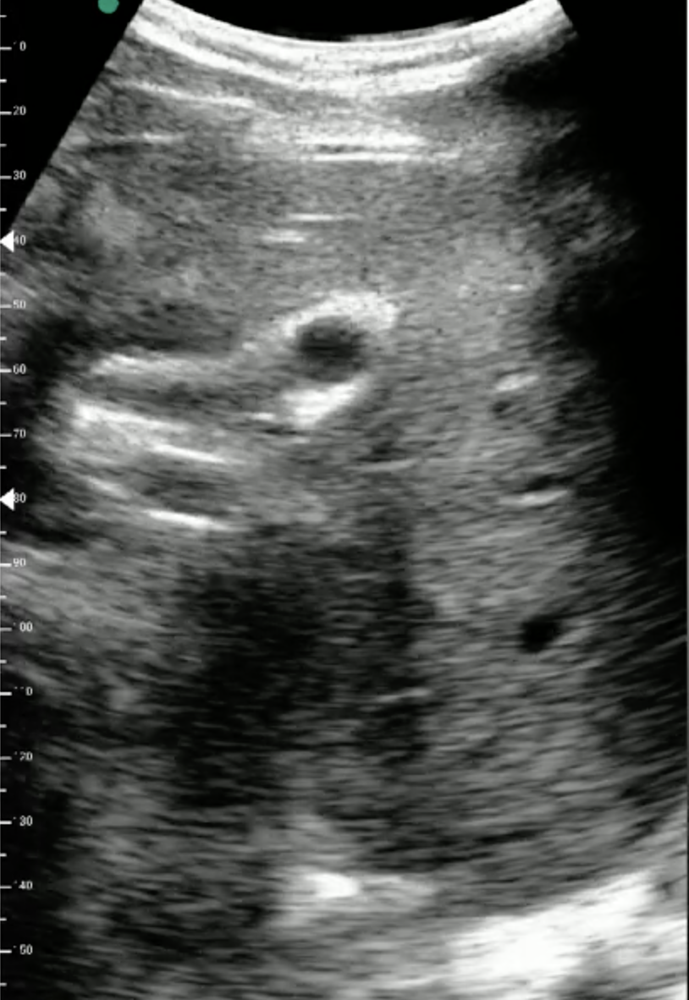
#> input picture images/2.png, 689 x 1000 px, shrunk from 814 x 1182 before the run
$ python util_0.py
#> lines starting #> are read from the running program, lines starting #| are printed output that depends on the picture; after the words box and inside, x2 and y2 are one past the last pixel; in counts of white or black regions, pixels touching at a corner belong together
# res_1 确定上方血管轮廓信息
import cv2
import numpy as np

# 读取图像+灰度化
img_path = r'images/2.png'
img = cv2.imread(img_path) #cv2读进来的图片是BGR
#> img is the input picture: shape (1000, 689, 3); mean B, G, R 83.4, 85.9, 84
gray = cv2.cvtColor(img, cv2.COLOR_BGR2GRAY)

# cv2.imshow("img",img)
# cv2.imshow("gray",gray)

# 高斯模糊+二值化
blurred = cv2.GaussianBlur(gray, (61, 61),0)
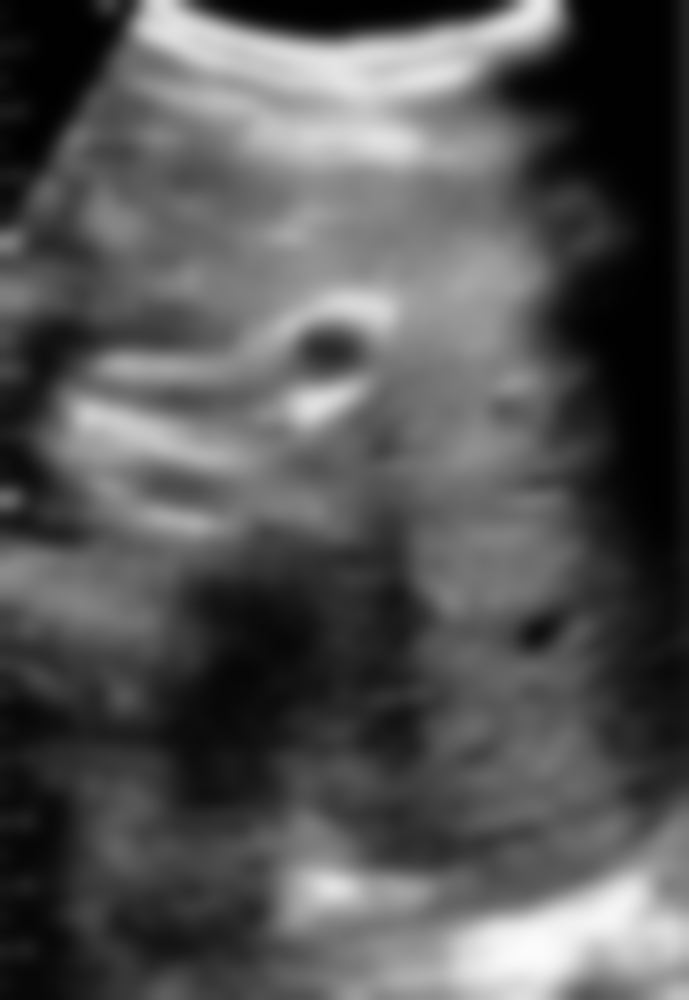
#> blurred: shape (1000, 689); min 1, max 251, mean 84.9
(_, thresh1) = cv2.threshold(blurred, 90, 255, cv2.THRESH_BINARY_INV) # 上方血管，90
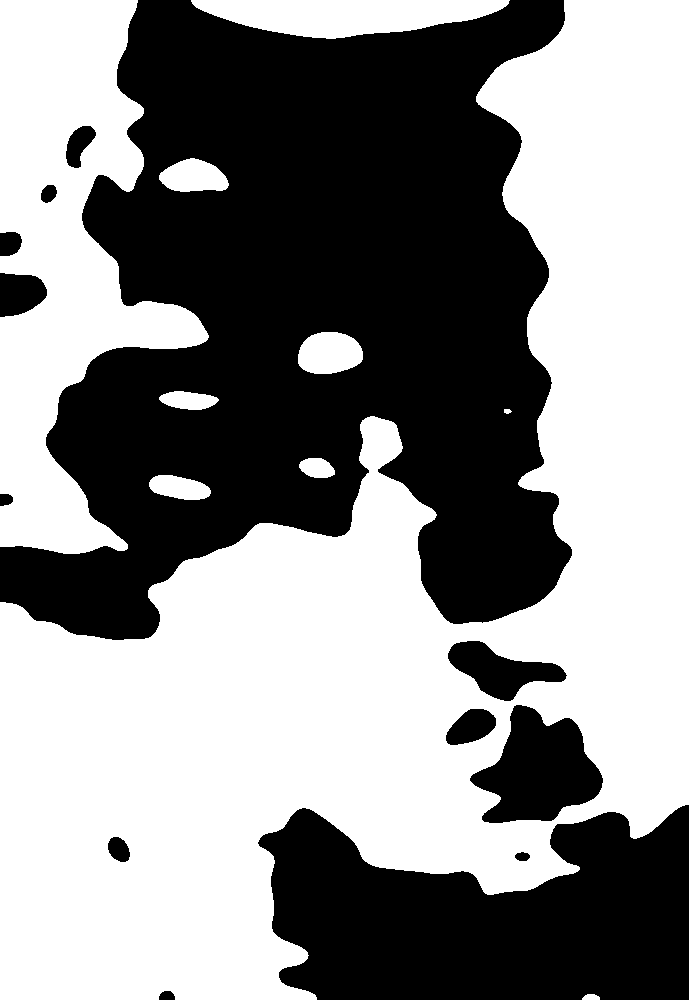
#> thresh1: shape (1000, 689); 55.2% white; 13 black regions, largest, box (x1, y1, x2, y2) and area: (0, 0, 572, 640) 229185, (258, 805, 689, 1000) 61576, (470, 705, 603, 823) 9523
(_, thresh2) = cv2.threshold(blurred, 45, 255, cv2.THRESH_BINARY_INV) # 下方血管，45
#> thresh2: shape (1000, 689); 29.8% white; 14 white regions (2 under 20 px), largest, box (x1, y1, x2, y2) and area: (499, 0, 689, 801) 86943, (0, 543, 424, 1000) 75991, (0, 0, 130, 224) 16754

# imgs_1 = np.hstack((blurred,thresh1,thresh2))
# cv2.imshow("imgs_61;90,45",imgs_1)


# 形态学处理，ELLIPSE核+Open + CLOSE操作
kernel = cv2.getStructuringElement(cv2.MORPH_ELLIPSE, (30, 30))#30
open1 = cv2.morphologyEx(thresh1, cv2.MORPH_OPEN, kernel)
#> open1: shape (1000, 689); 53.8% white; 8 black regions, largest, box (x1, y1, x2, y2) and area: (0, 0, 689, 1000) 314060, (0, 233, 48, 317) 2401, (67, 127, 96, 171) 756
open2 = cv2.morphologyEx(thresh2, cv2.MORPH_OPEN, kernel)
#> open2: shape (1000, 689); 28.8% white; 6 white regions, box (x1, y1, x2, y2) and area: (500, 0, 689, 786) 86030, (0, 569, 422, 1000) 74732, (0, 0, 122, 225) 16542, (0, 319, 90, 504) 7969, (109, 898, 246, 970) 6682, (219, 0, 479, 34) 6346
kernel2 = cv2.getStructuringElement(cv2.MORPH_ELLIPSE, (42, 42)) #42
close1 = cv2.morphologyEx(open1, cv2.MORPH_CLOSE, kernel2)
#> close1: shape (1000, 689); 54.9% white; 3 black regions, box (x1, y1, x2, y2) and area: (0, 0, 568, 641) 232865, (272, 658, 689, 1000) 76079, (0, 261, 37, 318) 1576
close2 = cv2.morphologyEx(open2, cv2.MORPH_CLOSE, kernel2)
#> close2: shape (1000, 689); 29.4% white; 5 white regions, box (x1, y1, x2, y2) and area: (501, 0, 689, 786) 86568, (0, 570, 423, 1000) 84088, (0, 0, 123, 225) 16679, (0, 320, 91, 504) 8632, (220, 0, 480, 34) 6376

imgs_mor1 = np.hstack((open1,close1))
#> imgs_mor1: shape (1000, 1378); 54.4% white; 11 black regions, largest, box (x1, y1, x2, y2) and area: (0, 0, 689, 1000) 314060, (689, 0, 1257, 641) 232865, (961, 658, 1378, 1000) 76079
imgs_mor2 = np.hstack((open2,close2))
#> imgs_mor2: shape (1000, 1378); 29.1% white; 8 white regions, largest, box (x1, y1, x2, y2) and area: (500, 0, 1112, 1000) 195429, (1190, 0, 1378, 786) 86568, (0, 569, 422, 1000) 74732
imgs_mor = np.vstack((imgs_mor1,imgs_mor2))
#> imgs_mor: shape (2000, 1378); 41.7% white; 13 white regions, largest, box (x1, y1, x2, y2) and area: (480, 0, 1378, 2000) 692173, (0, 474, 562, 1225) 201307, (1190, 1000, 1378, 1786) 86568
# cv2.imshow("morphology",imgs_mor)
# cv2.imshow("morphology_up",imgs_mor1)
# cv2.imshow("morphology_down",imgs_mor2)

# 膨胀
dilate1 = cv2.dilate(close1, None, iterations=4)
#> dilate1: shape (1000, 689); 58.1% white; 3 black regions, box (x1, y1, x2, y2) and area: (0, 0, 564, 637) 217067, (276, 662, 689, 1000) 70527, (0, 265, 33, 313) 1085
dilate2 = cv2.dilate(close2, None, iterations=4)
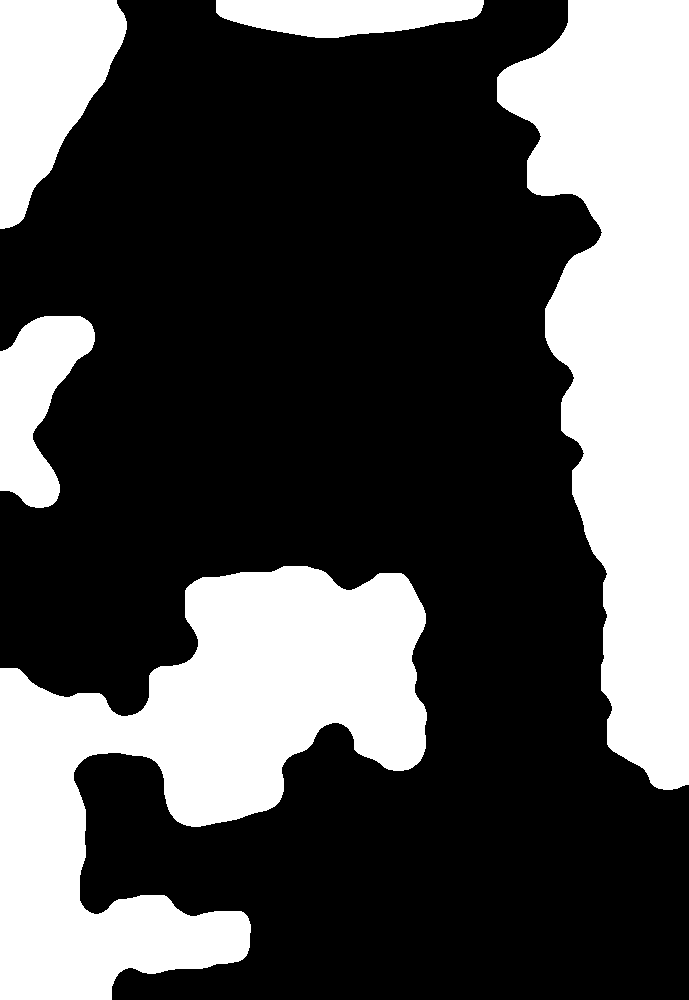
#> dilate2: shape (1000, 689); 32% white; 5 white regions, box (x1, y1, x2, y2) and area: (0, 566, 427, 1000) 92694, (497, 0, 689, 790) 91696, (0, 0, 127, 229) 18127, (0, 316, 95, 508) 10553, (216, 0, 484, 38) 7720

imgs_dia1 = np.hstack((close1,dilate1))
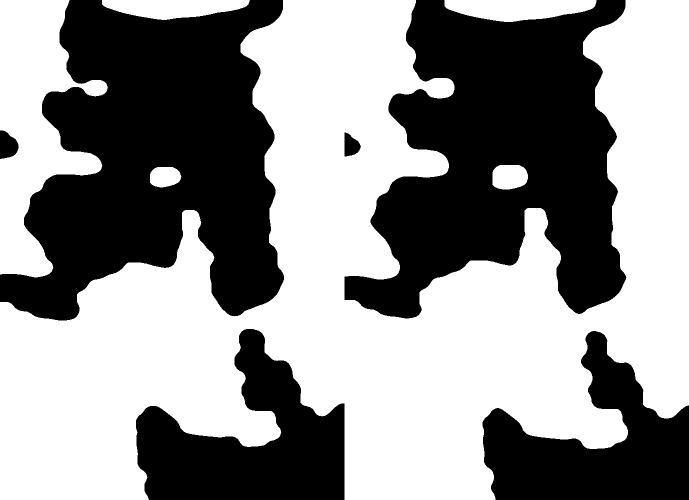
#> imgs_dia1: shape (1000, 1378) (shown at 1/2 size); 56.5% white; 6 black regions, box (x1, y1, x2, y2) and area: (0, 0, 568, 641) 232865, (689, 0, 1253, 637) 217067, (272, 658, 689, 1000) 76079, (965, 662, 1378, 1000) 70527, (0, 261, 37, 318) 1576, (689, 265, 722, 313) 1085
imgs_dia2 = np.hstack((close2,dilate2))
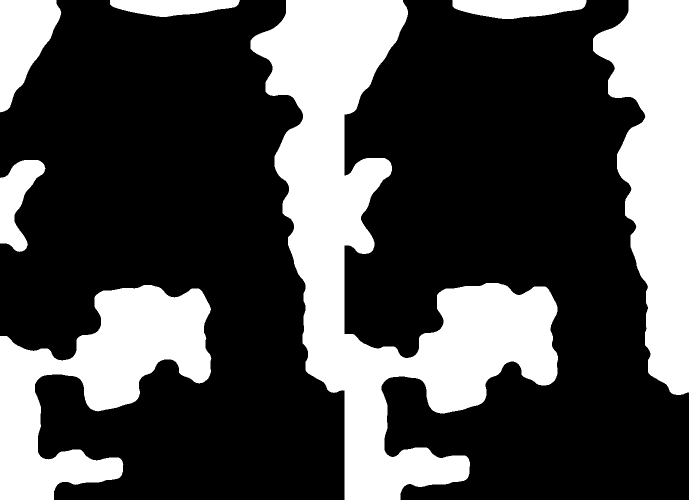
#> imgs_dia2: shape (1000, 1378) (shown at 1/2 size); 30.7% white; 7 white regions, largest, box (x1, y1, x2, y2) and area: (501, 0, 1116, 1000) 207942, (1186, 0, 1378, 790) 91696, (0, 570, 423, 1000) 84088
imgs_dia = np.vstack((imgs_dia1,imgs_dia2))
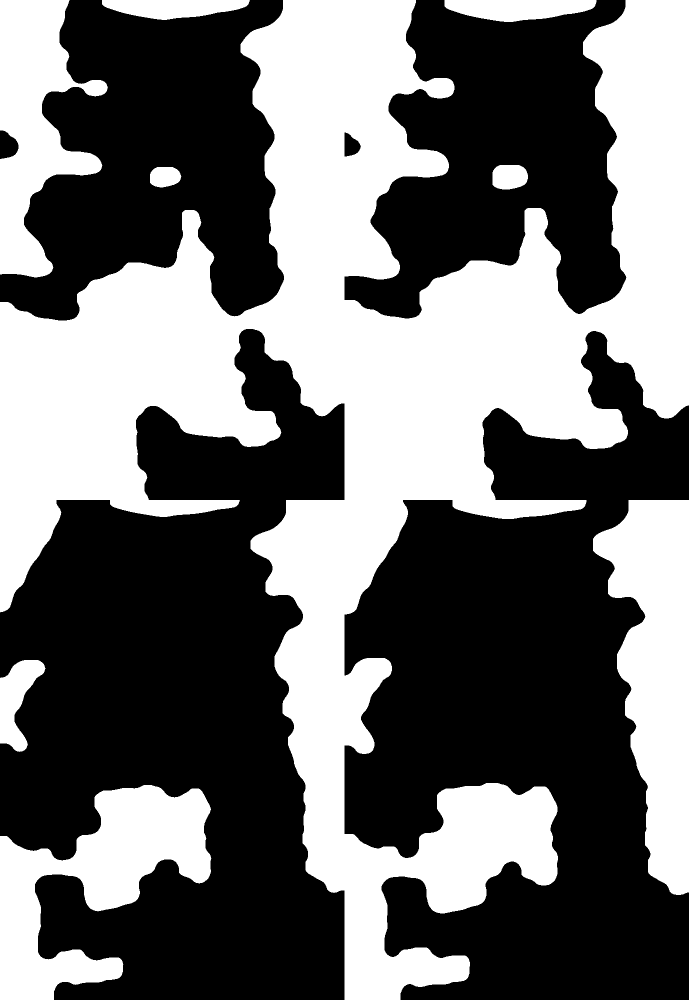
#> imgs_dia: shape (2000, 1378) (shown at 1/2 size); 43.6% white; 9 white regions
# cv2.imshow("dilate",imgs_dia)
# cv2.imshow("dilate_up",imgs_dia1)
# cv2.imshow("dilate_down",imgs_dia2)

# 检测轮廓
# cv2 返回2个值：contours,hierarchy
# cv3 返回3个值：img，contours，hierarchy
contours1, hierarchy1 = cv2.findContours(dilate1.copy(),
    cv2.RETR_TREE, cv2.CHAIN_APPROX_SIMPLE)
#> contours1 = 4 contours; box (x1, y1, x2, y2) and area: (0, 0, 689, 1000) 318776, (0, 0, 220, 559) 65684, (200, 0, 504, 44) 9642, (296, 330, 367, 379) 2908
print(len(contours1))
#| 4

l=[]
for i in range(len(contours1)):
    draw_img = cv2.drawContours(img.copy(), contours1, i, (0, 0, 255), 3)
    l.append(draw_img)
#> this loop made 4 passes
#> after the loop, l = 4 items
imgs_con = np.hstack(l)
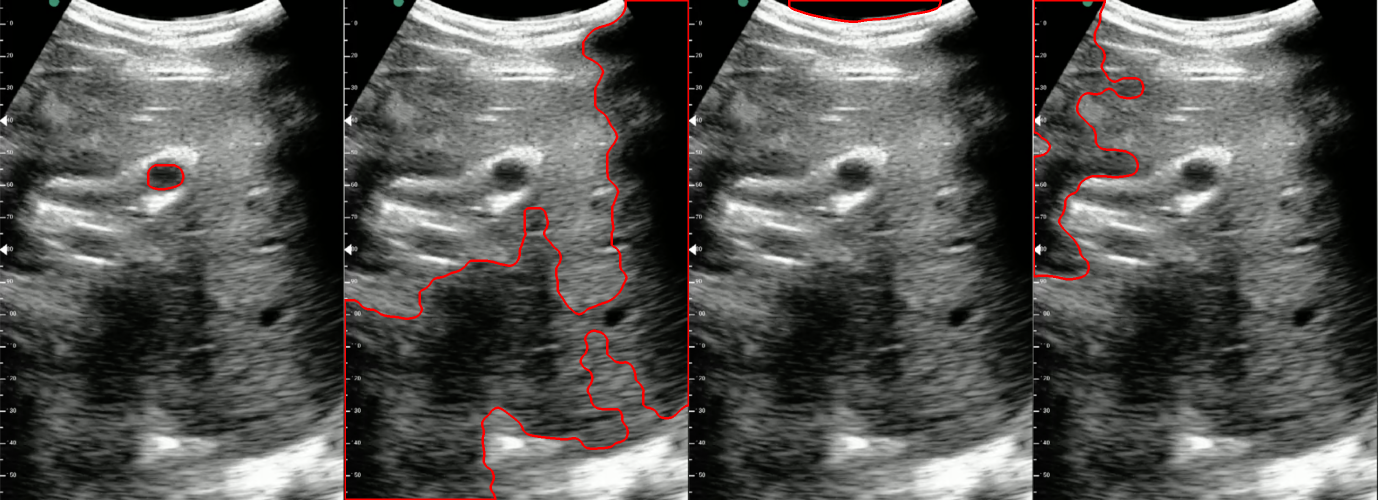
#> imgs_con: shape (1000, 2756, 3) (shown at 1/2 size); mean of channels 0, 1, 2 82.5, 85, 85.7; drawn as B, G, R
cv2.imshow("contours",imgs_con)


cv2.waitKey(0)
cv2.destroyAllWindows()
print("finish")

$ run again, with images/60.png copied over images/2.png
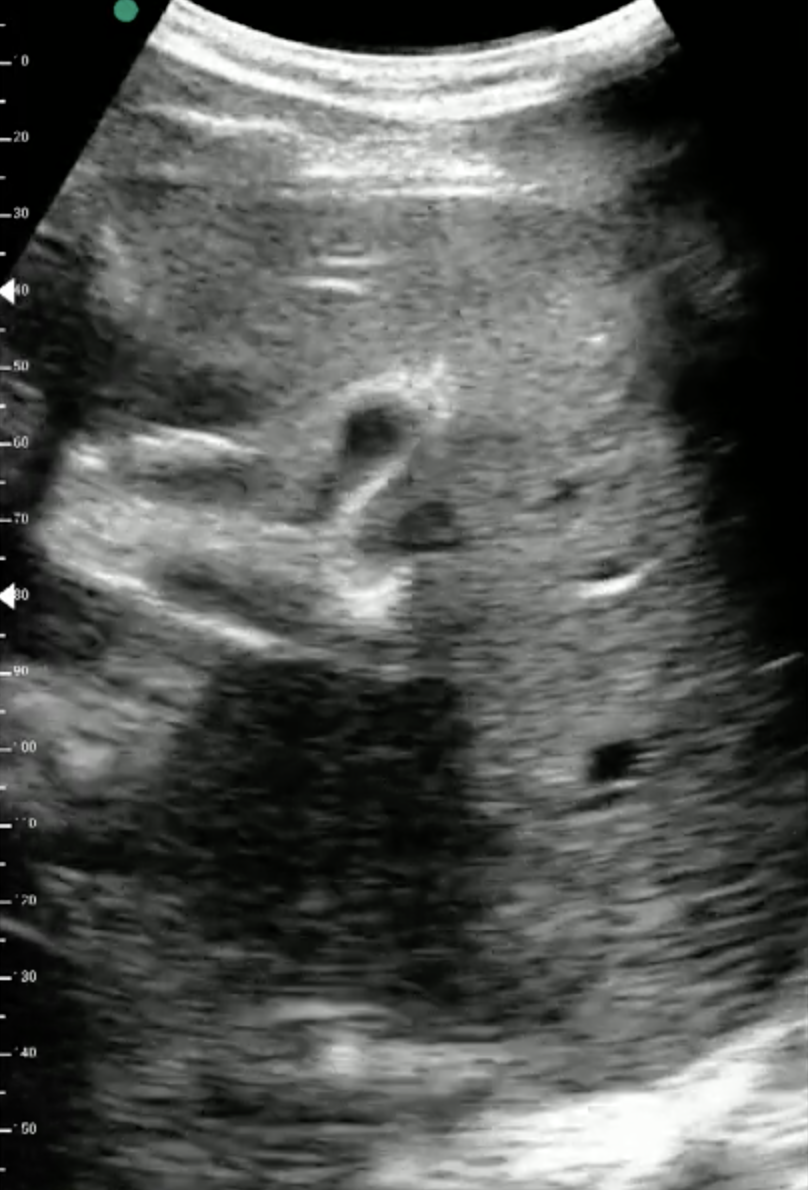
#> input picture images/60.png, 808 x 1190 px
#> img is the input picture: shape (1190, 808, 3); mean B, G, R 83.6, 86.1, 84.2
#> `(_, thresh1) = cv2.threshold(blurred, 90, 255, cv2.THRESH_BINARY_INV)`:
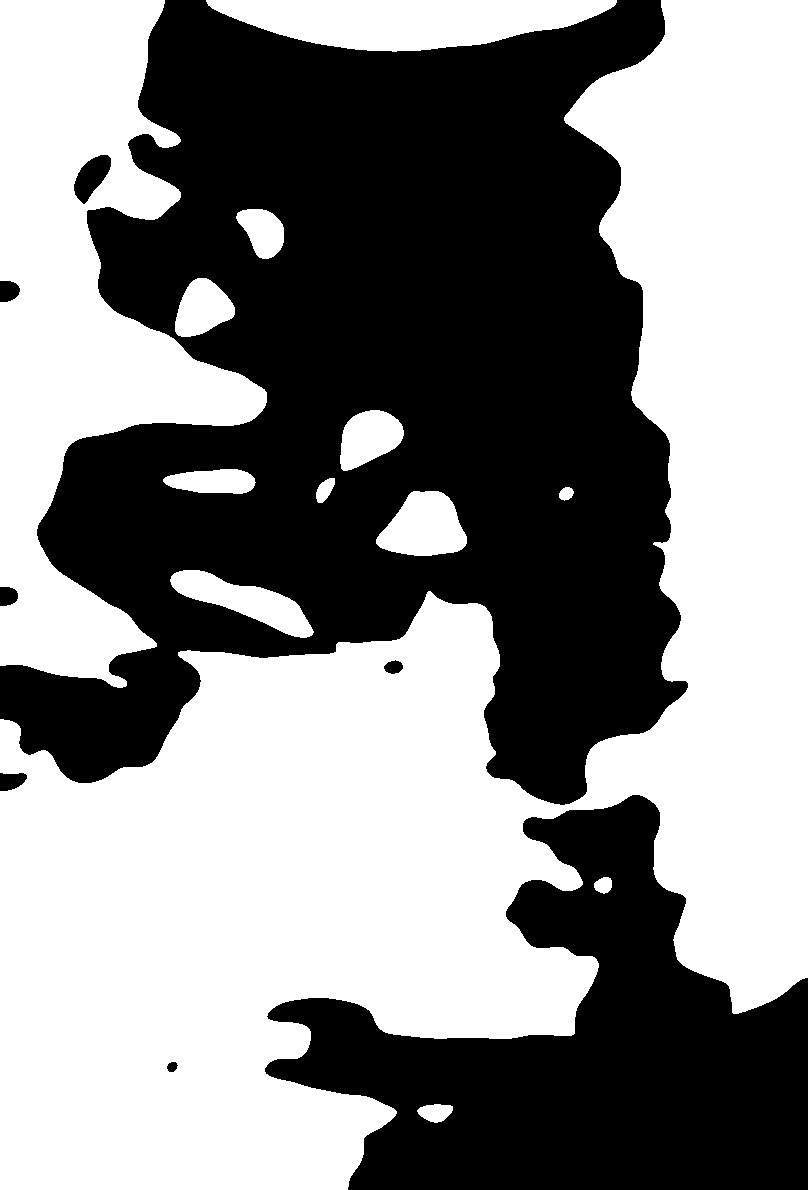
#> thresh1: shape (1190, 808); 54% white; 8 black regions, largest, box (x1, y1, x2, y2) and area: (0, 0, 688, 805) 333586, (265, 795, 808, 1190) 106727, (74, 155, 111, 204) 1036
#> thresh2: shape (1190, 808); 31.2% white; 10 white regions, largest, box (x1, y1, x2, y2) and area: (0, 669, 507, 1190) 130982, (594, 0, 808, 982) 104823, (0, 0, 158, 658) 47274
#> open1: shape (1190, 808); 52.9% white; 4 black regions, box (x1, y1, x2, y2) and area: (0, 0, 808, 1190) 452135, (0, 282, 20, 303) 341, (0, 588, 18, 607) 284, (168, 1063, 178, 1072) 74
#> open2: shape (1190, 808); 30.3% white; 8 white regions, largest, box (x1, y1, x2, y2) and area: (0, 670, 500, 1190) 129469, (595, 0, 808, 973) 103504, (0, 0, 142, 275) 24122
#> close1: shape (1190, 808); 53.8% white; 1 black region, box (x1, y1, x2, y2) and area: (0, 0, 808, 1190) 444514
#> close2: shape (1190, 808); 31% white; 5 white regions, box (x1, y1, x2, y2) and area: (0, 671, 501, 1190) 131602, (596, 0, 808, 973) 104863, (0, 0, 143, 659) 48523, (231, 0, 596, 47) 12289, (204, 1088, 248, 1124) 1222
#> imgs_mor2: shape (1190, 1616); 30.7% white; 11 white regions, largest, box (x1, y1, x2, y2) and area: (595, 0, 1309, 1190) 283629, (0, 670, 500, 1190) 129469, (1404, 0, 1616, 973) 104863
#> imgs_mor: shape (2380, 1616); 42% white; 23 white regions, largest, box (x1, y1, x2, y2) and area: (570, 0, 1405, 2380) 790043, (0, 599, 596, 1465) 271204, (1379, 0, 1616, 1010) 162196
#> dilate1: shape (1190, 808); 56.7% white; 1 black region, box (x1, y1, x2, y2) and area: (0, 0, 808, 1190) 416807
#> dilate2: shape (1190, 808); 33.4% white; 5 white regions, box (x1, y1, x2, y2) and area: (0, 667, 505, 1190) 140378, (592, 0, 808, 977) 110795, (0, 0, 147, 663) 53824, (227, 0, 600, 51) 14157, (200, 1084, 252, 1128) 1926
#> imgs_dia1: shape (1190, 1616); 55.2% white; 2 black regions, box (x1, y1, x2, y2) and area: (0, 0, 808, 1190) 444514, (808, 0, 1616, 1190) 416807
#> imgs_dia2: shape (1190, 1616); 32.2% white; 8 white regions, largest, box (x1, y1, x2, y2) and area: (596, 0, 1313, 1190) 299065, (0, 671, 501, 1190) 131602, (1400, 0, 1616, 977) 110795
#> imgs_dia: shape (2380, 1616); 43.7% white; 16 white regions
#> contours1 = 7 contours; box (x1, y1, x2, y2) and area: (0, 584, 601, 1190) 250583, (567, 0, 808, 1014) 167861, (0, 0, 272, 683) 95038, (213, 0, 614, 57) 16470, (380, 489, 470, 561) 5110, (339, 408, 409, 470) 3392, (243, 207, 290, 261) 2046
#| 7
#> the loop `for i in range(len(contours1)):` made 7 passes
#> after the loop `for i in range(len(contours1)):`: l = 7 items
#> `imgs_con = np.hstack(l)`:
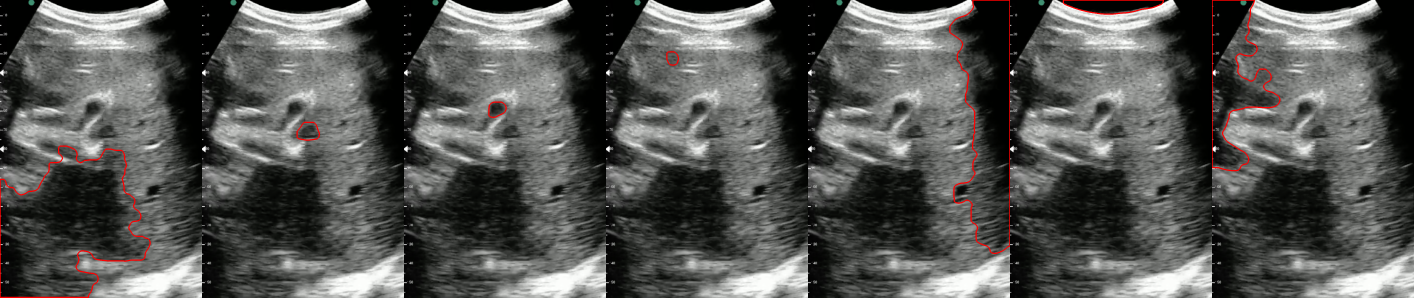
#> imgs_con: shape (1190, 5656, 3) (shown at 1/4 size); mean of channels 0, 1, 2 83.2, 85.6, 85.1; drawn as B, G, R
